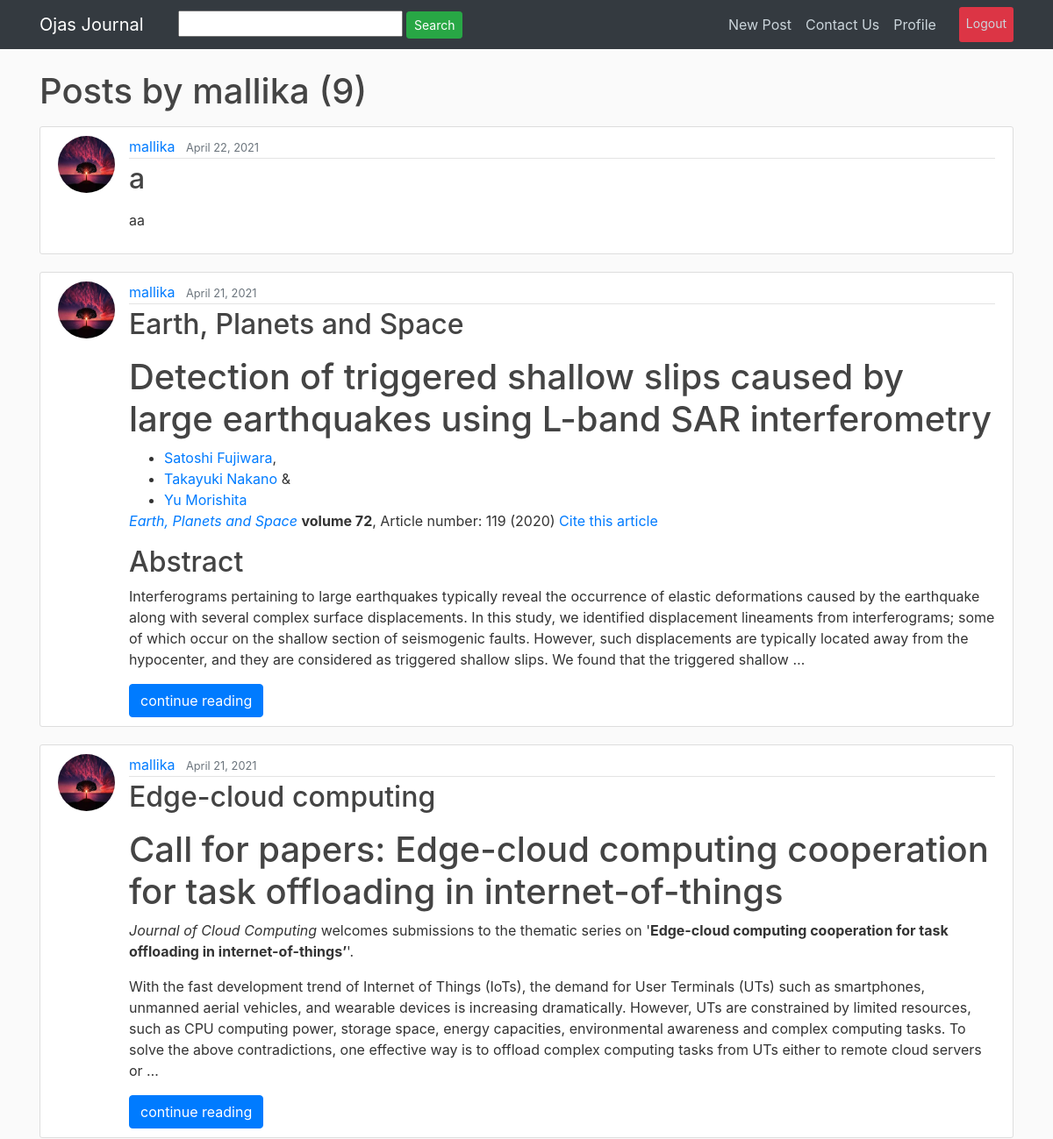
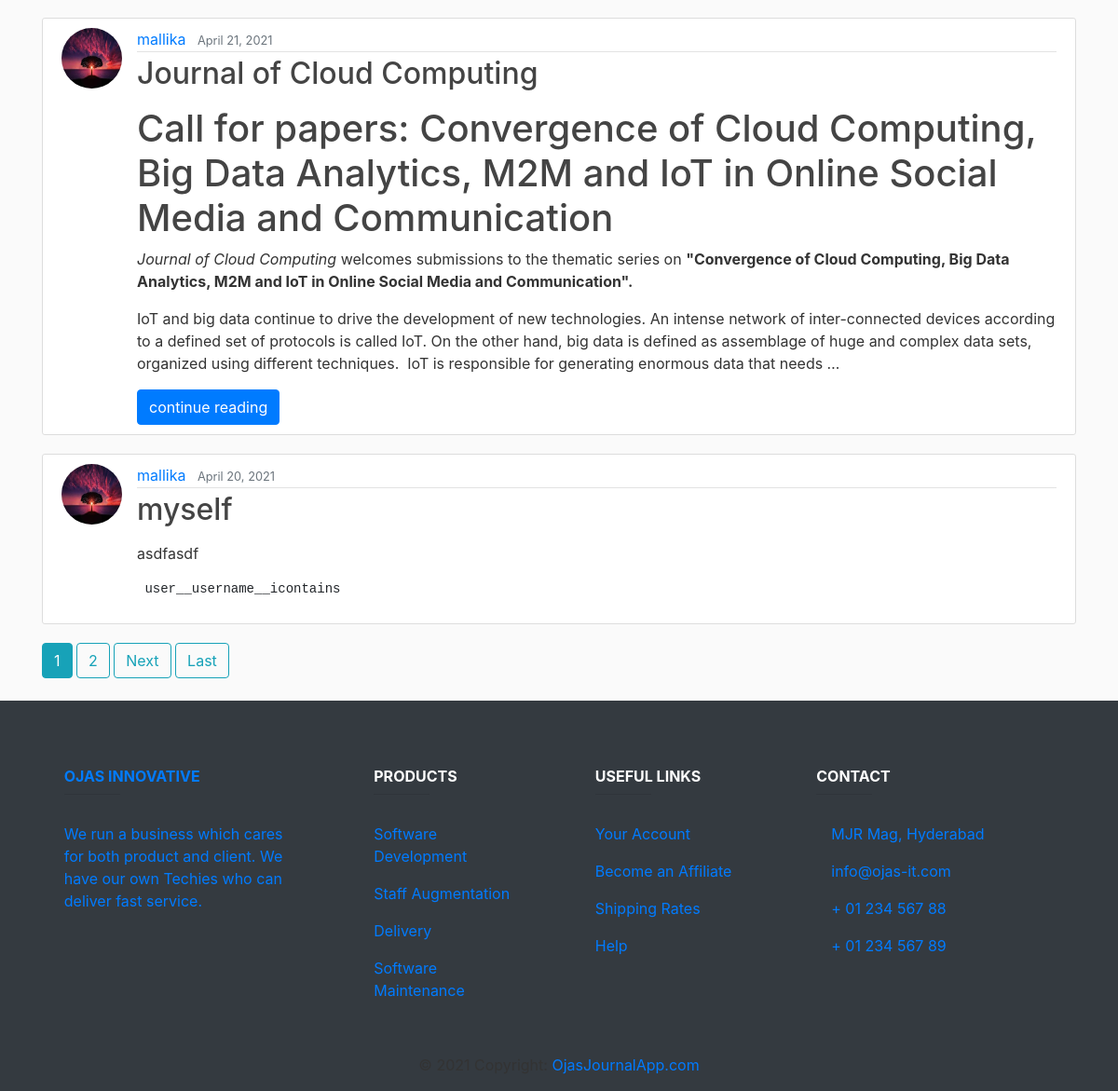
Page /user/mallika (signed in) on the committed database (2 pictures, top to bottom).
### journal_app/models.py (models this page shows, shortened)
class Post(models.Model):
    STATUS_DRAFT = 1
    STATUS_PUBLISHED = 2
    STATUS_ARCHIVED = 3
    STATUSES = (
        (STATUS_DRAFT, 'Draft'),
        (STATUS_PUBLISHED, 'Published'),
        (STATUS_ARCHIVED, 'Archived'),
    )
    title = models.CharField(max_length=2000)
    content = RichTextField()
    date_posted = models.DateTimeField(default=timezone.now)
    author = models.ForeignKey(User, on_delete=models.CASCADE)
    slug = models.SlugField(max_length=255, unique=True)
    tags = models.ManyToManyField(Tag, blank=True)
    created_date = models.DateTimeField(default=timezone.now)
    updated_date = models.DateTimeField(default=timezone.now)
    published_date = models.DateTimeField(default=timezone.now)
    status = models.SmallIntegerField(choices=STATUSES)

### users/models.py (models this page shows, shortened)
class Profile(models.Model):
    user = models.OneToOneField(User, on_delete=models.CASCADE)
    image = models.ImageField(default='default.jpg', upload_to='profile_pics')

### journal_app/views.py (the view)
# urls.py: path('user/<str:username>', UserPostListView.as_view(), name='user-posts'),
class UserPostListView(ListView):
    model = Post
    template_name = 'journal_app/user_posts.html'
    context_object_name = 'posts'
    paginate_by = 5
    def get_queryset(self):
        user = get_object_or_404(User, username=self.kwargs.get('username'))
        return Post.objects.filter(author=user).order_by('-date_posted')

### journal_app/templates/journal_app/user_posts.html (shortened to what this page needs)
{% extends "journal_app/base.html" %}
{% block content %}
    <h1 class="mb-3">Posts by {{ view.kwargs.username }} ({{ page_obj.paginator.count }})</h1>
    {% for post in posts %}
        <article class="media content-section">
          <img class="rounded-circle article-img" src="{{ post.author.profile.image.url }}">
          <div class="media-body">
            <div class="article-metadata">
              <a class="mr-2" href="{% url 'user-posts' post.author.username %}">{{ post.author }}</a>
              <small class="text-muted">{{ post.date_posted|date:"F d, Y" }}</small>
            </div>
            <h2><a class="article-title" href="{% url 'post-detail' post.id %}">{{ post.title }}</a></h2>
            <p class="article-content">{{ post.content|safe |truncatewords:100}}</p>
            {% if post.content|length > 100 %}
            <a href="{% url 'post-detail' post.id %}" role="button" class="btn btn-primary">{{ posts.title }} continue
              reading</a>
            {% endif %}
          </div>
        </article>
    {% endfor %}
    {% if is_paginated %}
      {% for num in page_obj.paginator.page_range %}
        {% if page_obj.number == num %}
          <a class="btn btn-info mb-4" href="?page={{ num }}">{{ num }}</a>
        {% elif num > page_obj.number|add:'-3' and num < page_obj.number|add:'3' %}
          <a class="btn btn-outline-info mb-4" href="?page={{ num }}">{{ num }}</a>
        {% endif %}
      {% endfor %}
      {% if page_obj.has_next %}
        <a class="btn btn-outline-info mb-4" href="?page={{ page_obj.next_page_number }}">Next</a>
        <a class="btn btn-outline-info mb-4" href="?page={{ page_obj.paginator.num_pages }}">Last</a>
      {% endif %}
    {% endif %}
{% endblock content %}

### journal_app/static/journal_app/main.css (style rules this page uses)
body { background: #fafafa; color: #333333; margin-top: 5rem; }
h1, h2, h3, h4, h5, h6 { color: #444444; }
ul { margin: 0; }
.content-section { background: #ffffff; padding: 10px 20px; border: 1px solid #dddddd; border-radius: 3px; margin-bottom: 20px; }
.article-title { color: #444444; }
.article-content { white-space: pre-line; }
.article-img { height: 65px; width: 65px; margin-right: 16px; }
.article-metadata { padding-bottom: 1px; margin-bottom: 4px; border-bottom: 1px solid #e3e3e3 }

### rows in the picture
Post: author.profile.image (placeholder picture), author "mallika", date_posted "April 22, 2021", title "a", content "aa"
Post: author.profile.image (placeholder picture), author "mallika", date_posted "April 21, 2021", title "Earth, Planets and Space", content "Detection of triggered shallow slips caused by large earthquakes using L-band SAR interferometry Satoshi Fujiwara , Takayuki Nakano & Yu Morishita Earth, Planets and Space volume 72 , Article number: 119 (2020) Cite this article Abstract Interferograms pertaining to large earthquakes typically reveal the occurrence of elastic deformations caused by the earthquake along with several complex surface displacements. In this study, we identified displacement lineaments from interferograms; some of which occur on the shallow section of seismogenic faults. However, such displacements are typically located away from the hypocenter, and they are considered as triggered shallow slips. We found that…"
Post: author.profile.image (placeholder picture), author "mallika", date_posted "April 21, 2021", title "Edge-cloud computing", content "Call for papers: Edge-cloud computing cooperation for task offloading in internet-of-things Journal of Cloud Computing welcomes submissions to the thematic series on ' Edge-cloud computing cooperation for task offloading in internet-of-things’ '. With the fast development trend of Internet of Things (IoTs), the demand for User Terminals (UTs) such as smartphones, unmanned aerial vehicles, and wearable devices is increasing dramatically. However, UTs are constrained by limited resources, such as CPU computing power, storage space, energy capacities, environmental awareness and complex computing tasks. To solve the above contradictions, one effective way is to offload complex computing tasks…"
Post: author.profile.image (placeholder picture), author "mallika", date_posted "April 21, 2021", title "Journal of Cloud Computing", content "Call for papers: Convergence of Cloud Computing, Big Data Analytics, M2M and IoT in Online Social Media and Communication Journal of Cloud Computing welcomes submissions to the thematic series on \"Convergence of Cloud Computing, Big Data Analytics, M2M and IoT in Online Social Media and Communication\". IoT and big data continue to drive the development of new technologies. An intense network of inter-connected devices according to a defined set of protocols is called IoT. On the other hand, big data is defined as assemblage of huge and complex data sets, organized using different techniques. IoT is responsible for generating enormous data that needs …"
Post: author.profile.image (placeholder picture), author "mallika", date_posted "April 20, 2021", title "myself", content "asdfasdf user__username__icontains"

### other values in the picture
{{ view.kwargs.username }} "mallika"
{{ page_obj.paginator.count }} "9"
{{ num }} "1"
{{ num }} "2"
